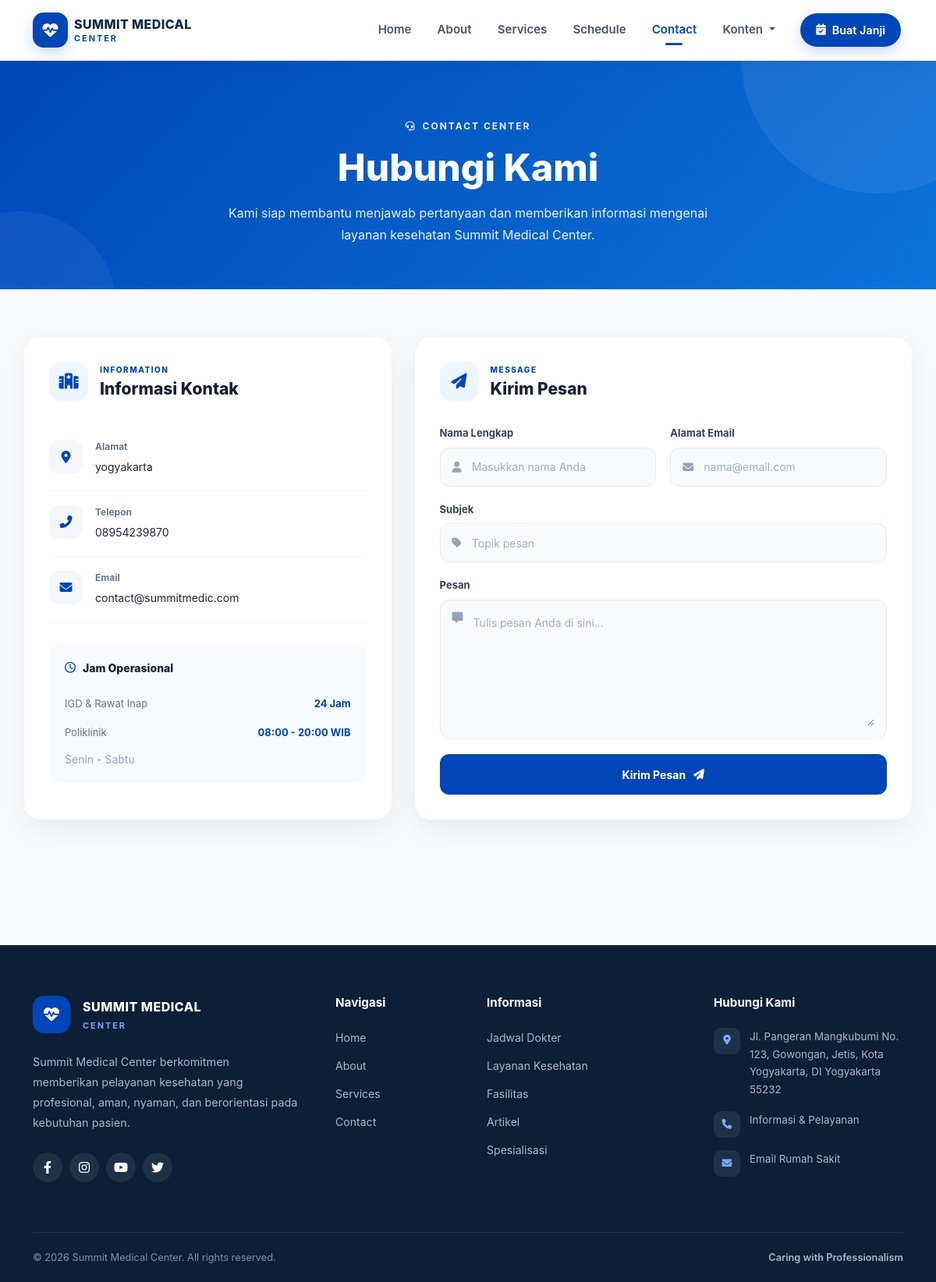
The app's page /index.php/contact with its own data.
### tables this page shows
CREATE TABLE `hospital_profile` (
  `id` int(10) UNSIGNED NOT NULL,
  `name` varchar(150) NOT NULL,
  `tagline` varchar(255) DEFAULT NULL,
  `logo` varchar(255) DEFAULT NULL,
  `hero_image` varchar(255) DEFAULT NULL,
  `description` text DEFAULT NULL,
  `history` text DEFAULT NULL,
  `vision` text DEFAULT NULL,
  `mission` text DEFAULT NULL,
  `director_name` varchar(150) DEFAULT NULL,
  `director_message` text DEFAULT NULL,
  `address` text DEFAULT NULL,
  `phone` varchar(50) DEFAULT NULL,
  `email` varchar(150) DEFAULT NULL,
  `whatsapp` varchar(50) DEFAULT NULL,
  `operating_hours` varchar(255) DEFAULT NULL,
  `google_maps` text DEFAULT NULL,
  `created_at` datetime NOT NULL DEFAULT current_timestamp(),
  `updated_at` datetime DEFAULT NULL ON UPDATE current_timestamp()
);

### application/controllers/Contact.php (called while the page is built, shortened)
<?php
class Contact extends CI_Controller {
    public function __construct()
    {
        $this->load->model('Profile_model');
        $this->load->model('Contact_message_model');
        $this->load->library('session');
        $this->load->library('form_validation');
    }
    public function index()
    {
        $this->form_validation->set_rules('name', 'Nama', 'required');
        $this->form_validation->set_rules('email', 'Email', 'required|valid_email');
        $this->form_validation->set_rules('message', 'Pesan', 'required');
        if ($this->form_validation->run() == FALSE) {
            $data['title'] = 'Hubungi Kami - Summit Medical Center';
            $data['profile'] = $this->Profile_model->get_profile();
            $this->load->view('templates/header', $data);
            $this->load->view('templates/navbar');
            $this->load->view('contact/index', $data);
            $this->load->view('templates/footer');
        }
    }
}

### index.php (called while the page is built, shortened)
<?php
require_once BASEPATH.'core/CodeIgniter.php';

### application/models/Profile_model.php (called while the page is built, shortened)
<?php
class Profile_model extends CI_Model {
    public function get_profile() {
        $query = $this->db->get_where('hospital_profile', ['id' => 1]);
        if ($query->num_rows() > 0) {
            return $query->row();
        }
    }
}

### application/views/contact/index.php (the view, shortened to what this page needs)
<div class="contact-page">
<section class="contact-header">
    <div class="contact-header-content">
        <span class="contact-eyebrow">
            <i class="fas fa-headset"></i>
            CONTACT CENTER
        </span>
        <h1>Hubungi Kami</h1>
        <p>
            Kami siap membantu menjawab pertanyaan dan memberikan
            informasi mengenai layanan kesehatan Summit Medical Center.
        </p>
    </div>
</section>
<section class="contact-content">
    <div class="contact-grid">
        <div class="contact-info-card">
            <div class="contact-card-heading">
                <span class="contact-heading-icon">
                    <i class="fas fa-hospital"></i>
                </span>
                <div>
                    <span>INFORMATION</span>
                    <h2>Informasi Kontak</h2>
                </div>
            </div>
            <div class="contact-info-item">
                <div class="contact-info-icon">
                    <i class="fas fa-map-marker-alt"></i>
                </div>
                <div class="contact-info-text">
                    <span>Alamat</span>
                    <p>
                        <?= nl2br(htmlspecialchars($profile->address)); ?>
                    </p>
                </div>
            </div>
            <div class="contact-info-item">
                <div class="contact-info-icon">
                    <i class="fas fa-phone-alt"></i>
                </div>
                <div class="contact-info-text">
                    <span>Telepon</span>
                    <p>
                        <?= htmlspecialchars($profile->phone); ?>
                    </p>
                </div>
            </div>
            <div class="contact-info-item">
                <div class="contact-info-icon">
                    <i class="fas fa-envelope"></i>
                </div>
                <div class="contact-info-text">
                    <span>Email</span>
                    <p>
                        <?= htmlspecialchars($profile->email); ?>
                    </p>
                </div>
            </div>
            <div class="contact-operating">
                <div class="operating-heading">
                    <i class="far fa-clock"></i>
                    <span>Jam Operasional</span>
                </div>
                <div class="operating-row">
                    <span>IGD & Rawat Inap</span>
                    <strong>24 Jam</strong>
                </div>
                <div class="operating-row">
                    <span>Poliklinik</span>
                    <strong>08:00 - 20:00 WIB</strong>
                </div>
                <small>
                    Senin - Sabtu
                </small>
            </div>
        </div>
        <div class="contact-form-card">
            <div class="contact-card-heading">
                <span class="contact-heading-icon">
                    <i class="fas fa-paper-plane"></i>
                </span>
                <div>
                    <span>MESSAGE</span>
                    <h2>Kirim Pesan</h2>
                </div>
            </div>
            <form
                action="<?= base_url('contact'); ?>"
                method="POST"
                class="contact-form"
            >
                <div class="contact-form-row">
                    <div class="contact-field">
                        <label for="name">
                            Nama Lengkap
                        </label>
                        <div class="contact-input">
                            <i class="fas fa-user"></i>
                            <input
                                type="text"
                                id="name"
                                name="name"
                                placeholder="Masukkan nama Anda"
                                required
                            >
                        </div>
                    </div>
                    <div class="contact-field">
                        <label for="email">
                            Alamat Email
                        </label>
                        <div class="contact-input">
                            <i class="fas fa-envelope"></i>
                            <input
                                type="email"
                                id="email"
                                name="email"
                                placeholder="nama@email.com"
                                required
                            >
                        </div>
                    </div>
                </div>
                <div class="contact-field">
                    <label for="subject">
                        Subjek
                    </label>
                    <div class="contact-input">
                        <i class="fas fa-tag"></i>
                        <input
                            type="text"
                            id="subject"
                            name="subject"
                            placeholder="Topik pesan"
                            required
                        >
                    </div>
                </div>
                <div class="contact-field">
                    <label for="message">
                        Pesan
                    </label>
                    <div class="contact-textarea">
                        <i class="fas fa-comment-alt"></i>
                        <textarea
                            id="message"
                            name="message"
                            rows="6"
                            placeholder="Tulis pesan Anda di sini..."
                            required
                        ></textarea>
                    </div>
                </div>
                <button
                    type="submit"
                    class="contact-submit"
                >
                    <span>Kirim Pesan</span>
                    <i class="fas fa-paper-plane"></i>
                </button>
            </form>
        </div>
    </div>
</section>
</div>

### assets/css/style.css (style rules this page uses)
:root { --primary: #0046b8; --primary-dark: #00358f; --primary-light: #eaf2ff; --text-dark: #102a43; --text-muted: #64748b; --bg-light: #f7f9fc; --border: #e8edf4; --radius-sm: 12px; --radius-md: 18px; --radius-lg: 25px; --shadow-sm: 0 5px 20px rgba(15, 23, 42, 0.05); --shadow-md: 0 12px 35px rgba(15, 23, 42, 0.08); }
html { scroll-behavior: smooth; }
body { margin: 0; padding: 0; background-color: #ffffff; color: var(--text-dark); font-family: -apple-system, BlinkMacSystemFont, "Segoe UI", Roboto, Helvetica, Arial, sans-serif; overflow-x: hidden; }

### assets/css/page-animations.css (style rules this page uses)
.contact-page { animation: pageFadeIn 0.7s ease both; }
.contact-header-content { animation: pageFadeUp 0.7s ease both; }
.contact-info-card, .contact-form-card { transition: transform 0.45s ease, box-shadow 0.45s ease; }
.contact-info-icon { transition: transform 0.4s ease, background-color 0.4s ease; }
.contact-info-item { transition: transform 0.3s ease; }
.contact-input, .contact-textarea { transition: border-color 0.3s ease, box-shadow 0.3s ease, transform 0.3s ease; }
.contact-submit { transition: transform 0.35s ease, box-shadow 0.35s ease, background-color 0.35s ease; }
.contact-info-card { animation: pageFadeUp 0.7s ease 0.15s both; }
.contact-form-card { animation: pageFadeUp 0.7s ease 0.3s both; }

### assets/css/news.css (style rules this page uses)
body { background-color: #f8fbfc; }

### records on screen
hospital_profile: address "yogyakarta", phone "08954239870", email "contact@summitmedic.com"
